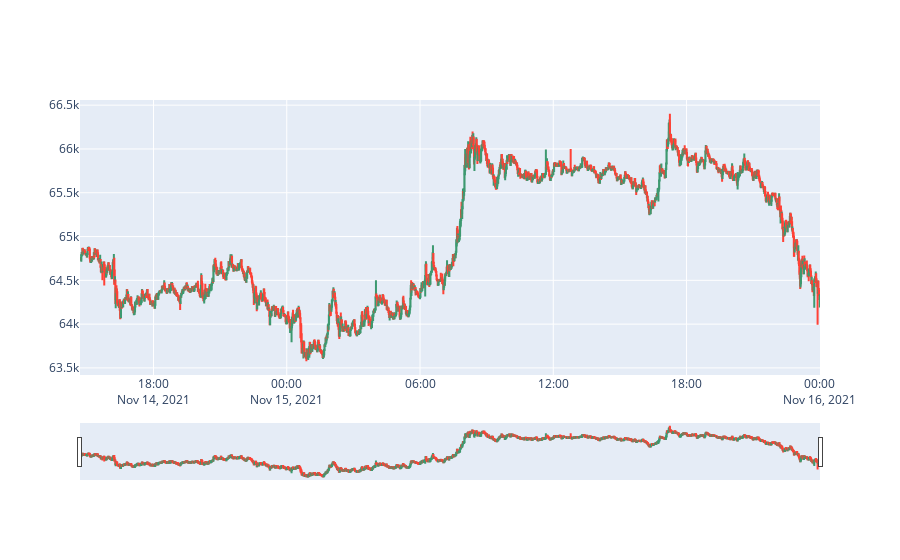

Notebook cell for this chart:
### Code cell
import plotly.graph_objects as go

fig = go.Figure(data=[
    go.Candlestick(
        x=df['Opentime'],
        open=df['Open'],
        high=df['High'],
        low=df['Low'],
        close=df['Close']
    )]
)
fig.show()

### Figure 1 — Plotly figure (JSON) as saved in the notebook; plotly's stock layout.template omitted (floating-point values rounded to 4 significant figures; data arrays with more than 128 entries replaced by an {"elided": "..."} marker saying what was removed)
{"data": [{"close": {"elided": "2000 float values"}, "high": {"elided": "2000 float values"}, "low": {"elided": "2000 float values"}, "open": {"elided": "2000 float values"}, "type": "candlestick", "x": {"elided": "2000 str values"}}], "layout": {}}
